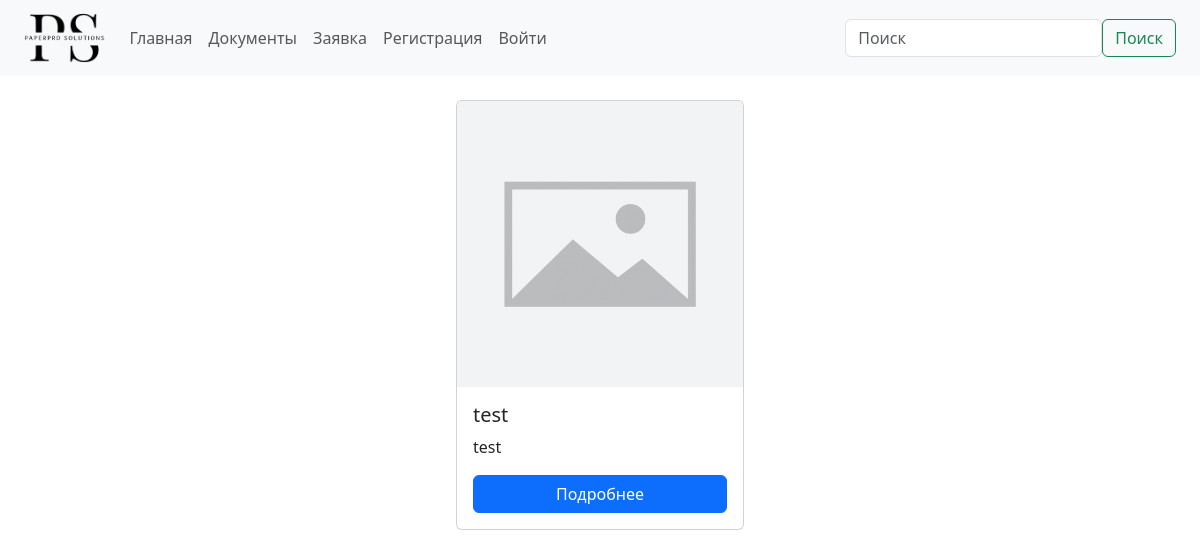
Before: /doc/doc_list with the older database file.
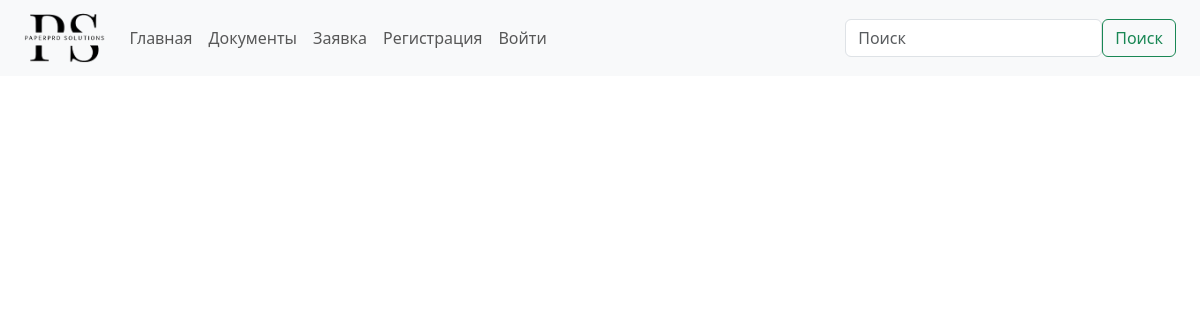
After: the same page with the newer database file.
### documents/models.py (models this page shows, shortened)
class Documents(models.Model):
    image = models.ImageField('Изображение', upload_to='images/')
    title = models.CharField('Название документа', max_length=128)
    body = models.TextField('Описание документа')
    deadline = models.CharField('Сроки выдачи', max_length=32)
    class Meta:
        verbose_name = 'Документ'
        verbose_name_plural = 'Документы'

### documents/views.py (the view)
# urls.py: path('doc_list', DocListView.as_view(), name='doc_list'),
class DocListView(ListView):
    model = Documents
    template_name = 'documents/doc_list.html'
    context_object_name = 'doc_list'

### documents/templates/documents/doc_list.html (shortened to what this page needs)
{% extends 'root.html' %}
{% block content %}
<div>
    <div class="d-flex justify-content-around">
        {% for el in doc_list %}
        <div class="card" style="width: 18rem;">
            <img src="{{ el.image.url }}" class="card-img-top" alt="{{ el.title }}">
            <div class="card-body">
                <h5 class="card-title">{{ el.title }}</h5>
                <p class="card-text">{{ el.deadline }}</p>
                <a href="{% url 'doc:doc_detail' el.id %}" class="btn btn-primary w-100">Подробнее</a>
            </div>
        </div>
        {% endfor %}
    </div>
</div>
{% endblock %}

Changed rows visible on the page:
removed Documents: image (picture), title "test", deadline "test"
